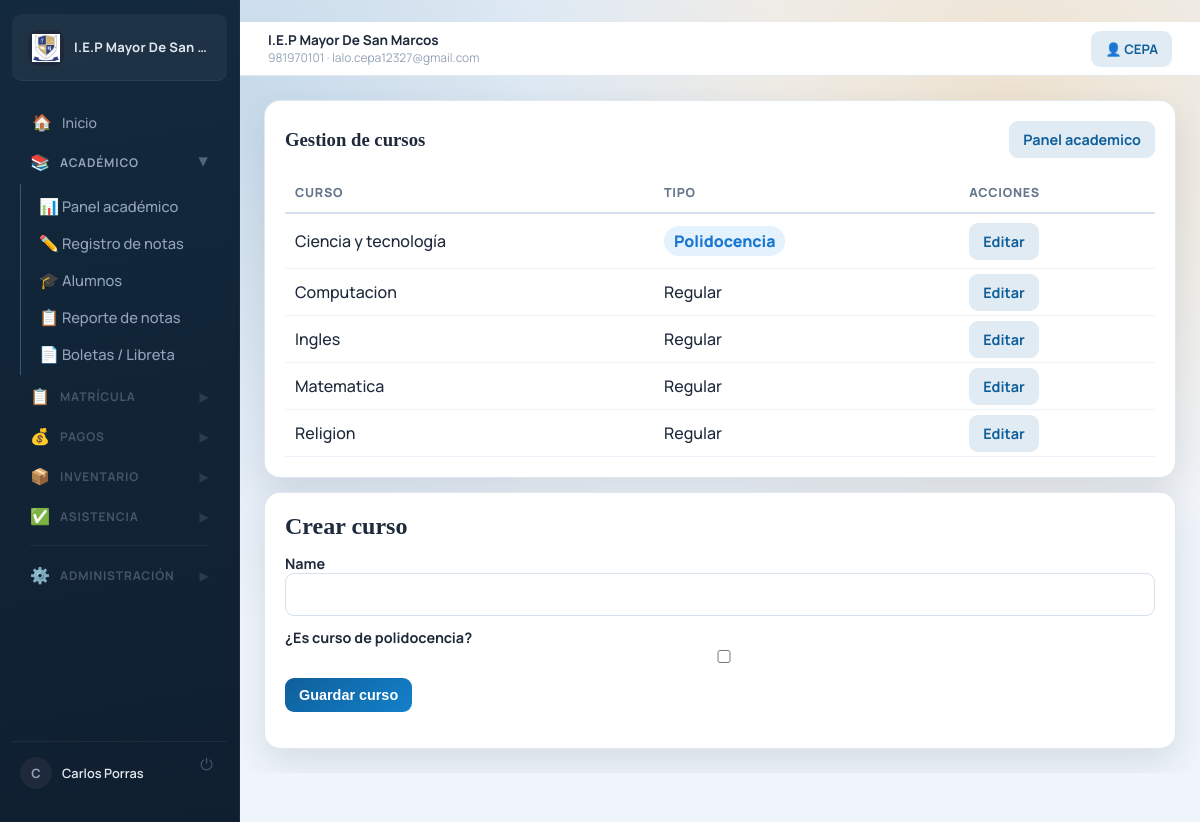
Page /grades/courses/ (signed in) on the earlier database version.
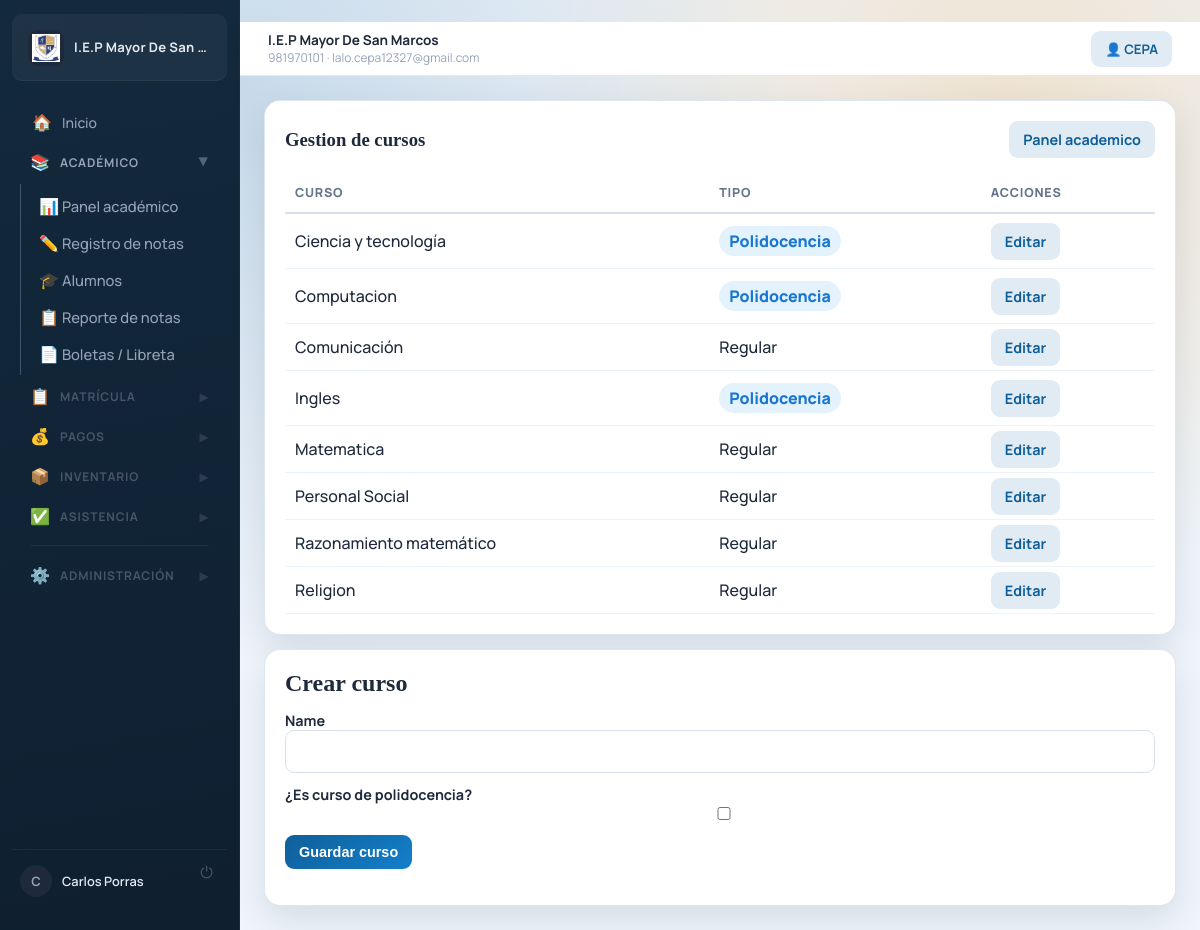
Same page on the later database version.
### academic/models.py (models this page shows, shortened)
class Course(models.Model):
    name = models.CharField(max_length=100)
    is_poly_course = models.BooleanField(default=False, verbose_name="¿Es curso de polidocencia?")

### academic/views.py (the view)
# urls.py: path('courses/', course_management, name='course_management'),
@role_required('admin', 'director')
def course_management(request):
    edit_course = None
    edit_id = request.GET.get('edit_course')
    if edit_id:
        edit_course = get_object_or_404(Course, id=edit_id)
    if request.method == 'POST':
        course_form = CourseForm(request.POST, instance=edit_course)
        if course_form.is_valid():
            course = course_form.save()
            if edit_course:
                messages.success(request, f"Curso '{course.name}' actualizado.")
            else:
                messages.success(request, f"Curso '{course.name}' creado correctamente.")
            return redirect('course_management')
    else:
        course_form = CourseForm(instance=edit_course)
    courses = Course.objects.order_by('name')
    context = {
        'course_form': course_form,
        'courses': courses,
        'edit_course': edit_course,
    }
    return render(request, 'academic/course_management.html', context)

### academic/forms.py
class CourseForm(forms.ModelForm):
    class Meta:
        model = Course
        fields = ['name', 'is_poly_course']

### schools/context_processors.py (called while the page is built)
def school_context(request):
    system_school = School.objects.order_by('id').first()
    return {
        'system_school': system_school,
    }

### academic/templates/academic/course_management.html (shortened to what this page needs)
﻿{% extends 'base.html' %}
{% block content %}
<section class="card">
    <div class="section-head">
        <h1>Gestion de cursos</h1>
        <a href="{% url 'academic_dashboard' %}" class="btn btn-subtle">Panel academico</a>
    </div>
    <div class="table-wrap">
        <table>
            <thead>
                <tr>
                    <th>Curso</th>
                    <th>Tipo</th>
                    <th>Acciones</th>
                </tr>
            </thead>
            <tbody>
                {% for course in courses %}
                    <tr {% if edit_course.id == course.id %}style="background-color: #fffde7;"{% endif %}>
                        <td>{{ course.name }}</td>
                        <td>
                            {% if course.is_poly_course %}
                                <span class="badge" style="background-color: #e3f2fd; color: #1976d2;">Polidocencia</span>
                            {% else %}
                                <span>Regular</span>
                            {% endif %}
                        </td>
                        <td>
                            <a href="?edit_course={{ course.id }}#course-form-section" class="btn btn-subtle btn-sm">Editar</a>
                        </td>
                    </tr>
                {% empty %}
                    <tr><td colspan="3">No hay cursos registrados.</td></tr>
                {% endfor %}
            </tbody>
        </table>
    </div>
</section>
<section class="card" style="margin-top: 14px;" id="course-form-section">
    <div class="section-head">
        <h2>{% if edit_course %}Editar curso: {{ edit_course.name }}{% else %}Crear curso{% endif %}</h2>
    </div>
    <form method="post" class="form-grid">
        {% for field in course_form %}
            <div>
                <label for="{{ field.id_for_label }}">{{ field.label }}</label>
                {{ field }}
            </div>
        {% endfor %}
        <div class="action-row">
            <button type="submit" class="btn btn-primary">{% if edit_course %}Actualizar curso{% else %}Guardar curso{% endif %}</button>
        </div>
    </form>
</section>
{% endblock %}

Differences in the rows shown:
changed Course "Computacion": is_poly_course "Regular" → "Polidocencia"
added Course: name "Comunicación", is_poly_course "Regular"
changed Course "Ingles": is_poly_course "Regular" → "Polidocencia"
added Course: name "Personal Social", is_poly_course "Regular"
added Course: name "Razonamiento matemático", is_poly_course "Regular"
